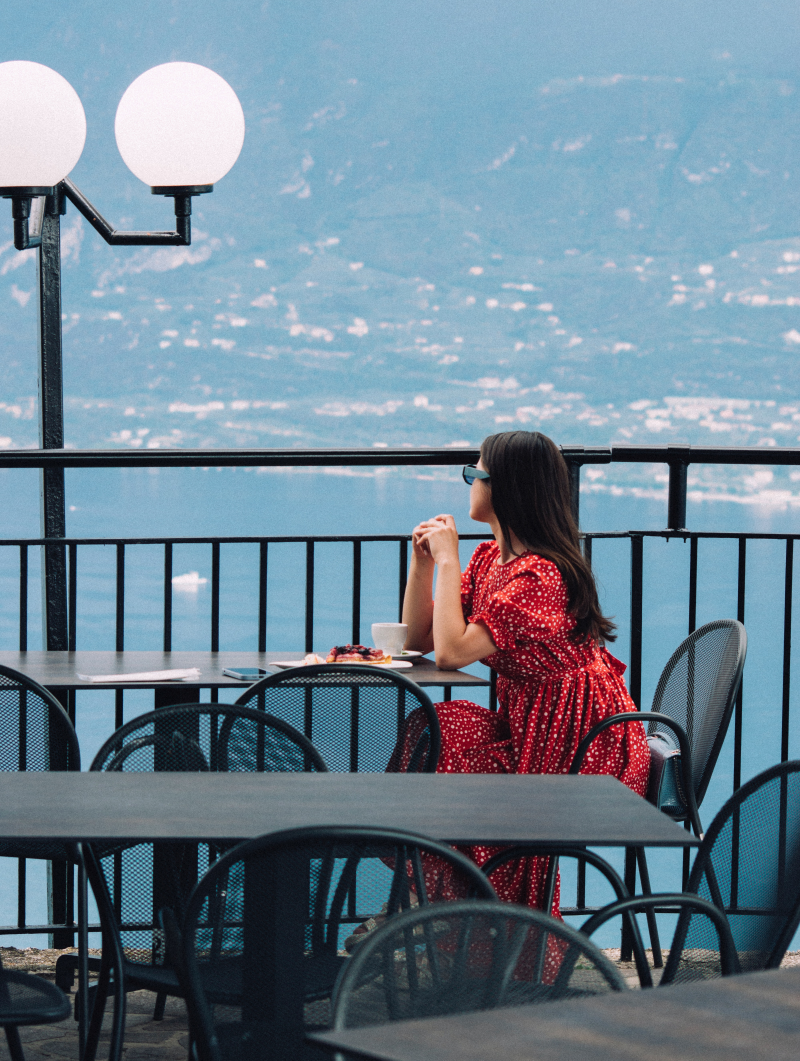
#> input picture input.jpg, 4000 x 5304 px (shown at 1/5 size)
$ python Resizing.py
#> lines starting #> are read from the running program, lines starting #| are printed output that depends on the picture
from PIL import Image

# Open the image
image = Image.open("input.jpg")
#> image is the input picture: PIL image 4000x5304 RGB; mean R, G, B 110.2, 130.2, 145.2

# Resize the image
resized_image = image.resize((2500,1500))  # (width, height)
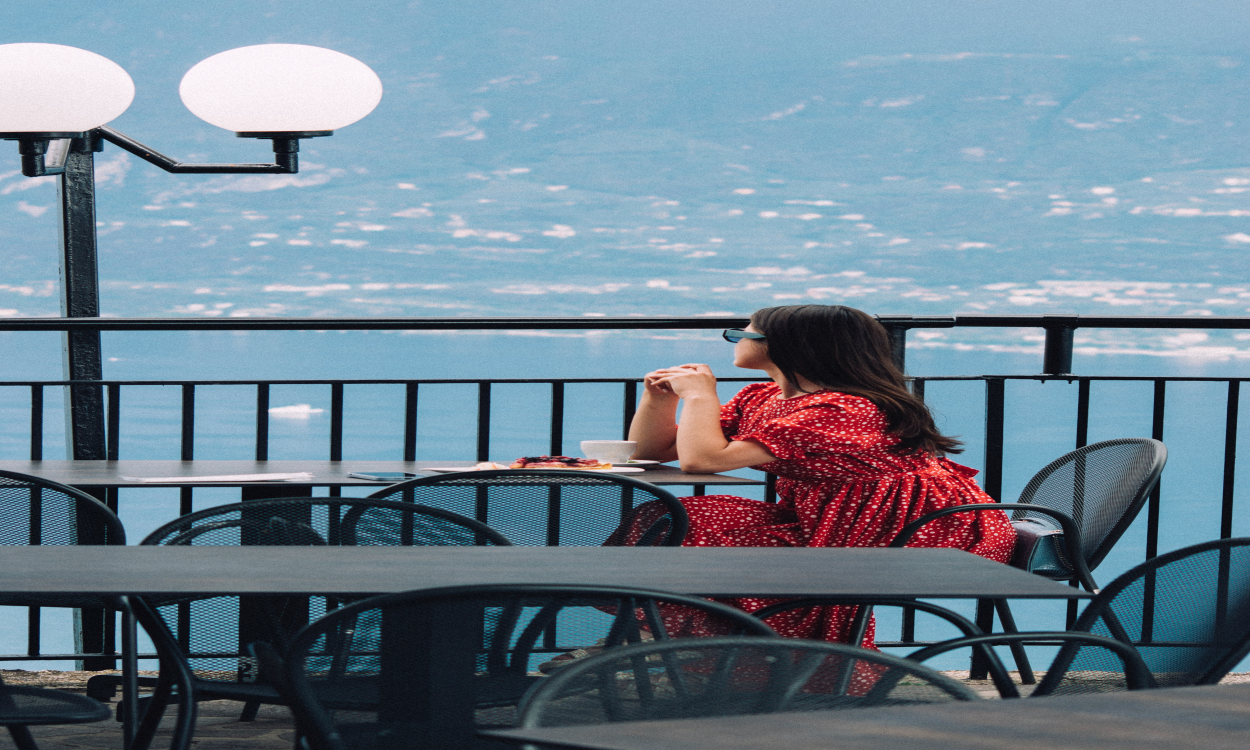
#> resized_image: PIL image 2500x1500 RGB (shown at 1/2 size); mean R, G, B 110.2, 130.2, 145.2

# Save the cropped and resized image
resized_image.save("imgCroppingAndResizing/resized_image3.jpg")


""" in case the image should maintain proportainallty

    k= image.width/image.height
    new_height=(new_width/k)
    new_width=1000
"""
